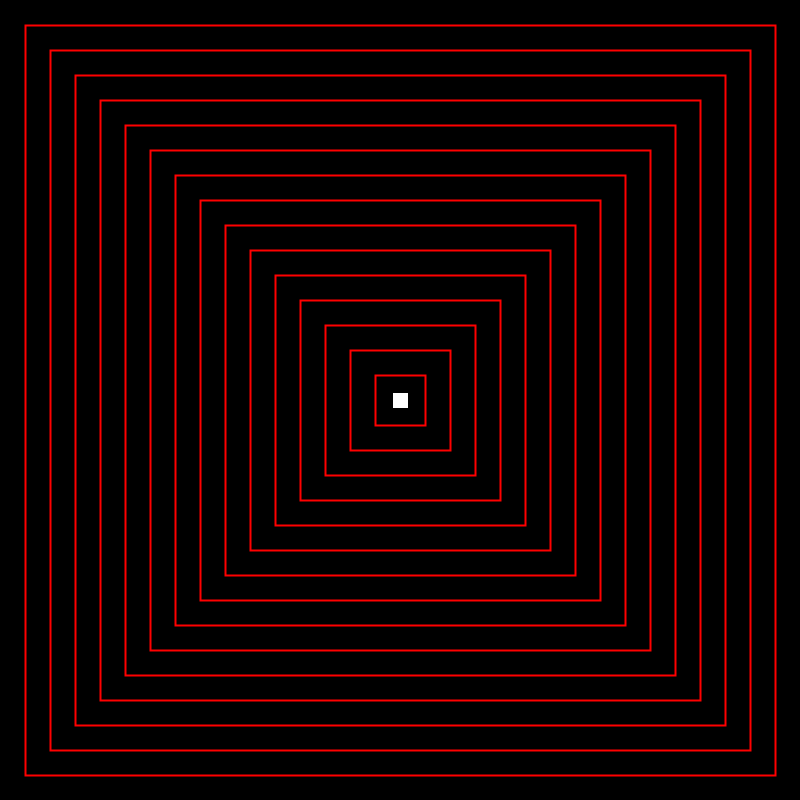
Frame 1 (no input)
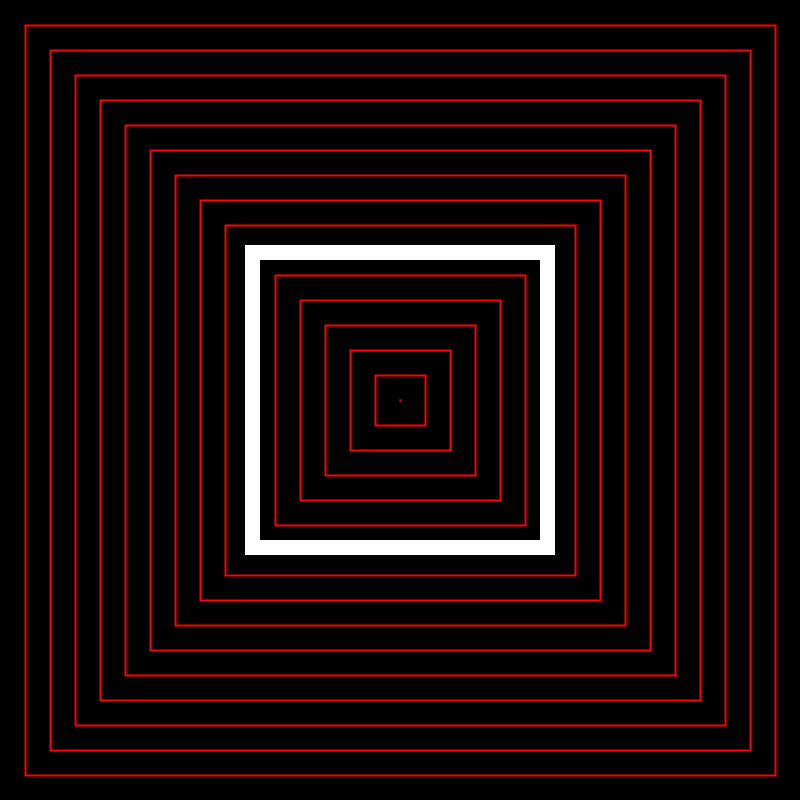
Frame 60 (the mouse pressed at the canvas centre just before this capture)
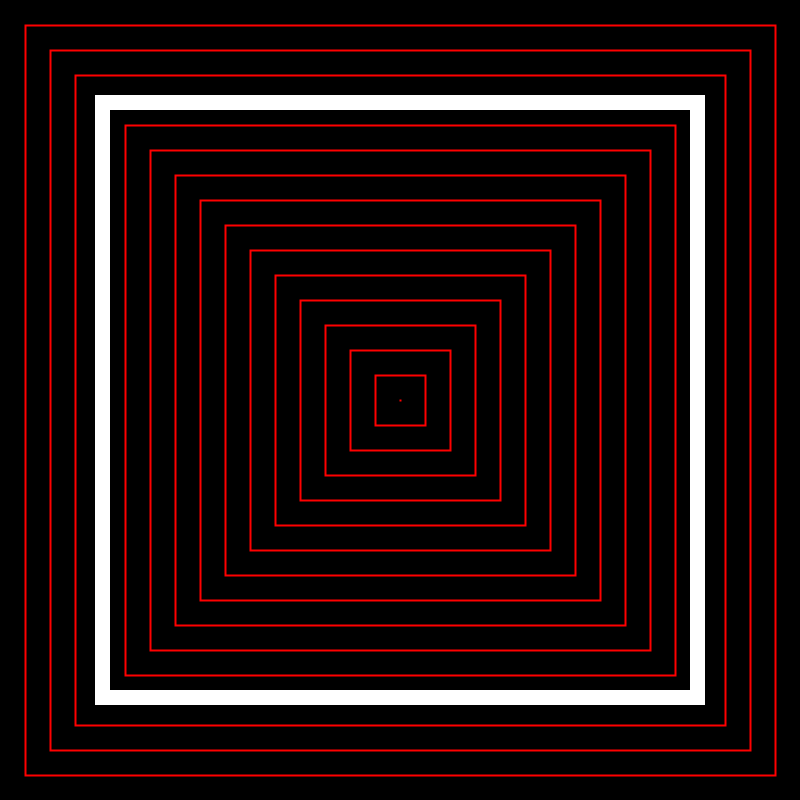
Frame 120 (the mouse held since frame 60 and released just before this capture)

The Processing sketch that drew these frames (run headless with seeded random() and noise(); from frame 60 on, the mouse is pressed at the canvas centre):

// Processing sketch: LSI_047_quadsTunnel
// ── LSI_047_quadsTunnel.pde
float sizee=0;

void setup(){
  size(800,800);
 rectMode(CENTER);
}


void draw(){

translate (width/2,height/2);
  
background(0);  
stroke(255,0,0);
noFill();
 
  strokeWeight(2);  
  for(int i=0; i<width;i=i+50){
  rect(0,0,i,i);
  }
  
  strokeWeight(15);

  stroke(255);
  rect(0,0,sizee,sizee);
  
  sizee=sizee+5;
  if(sizee>800)sizee=0;
  
}
